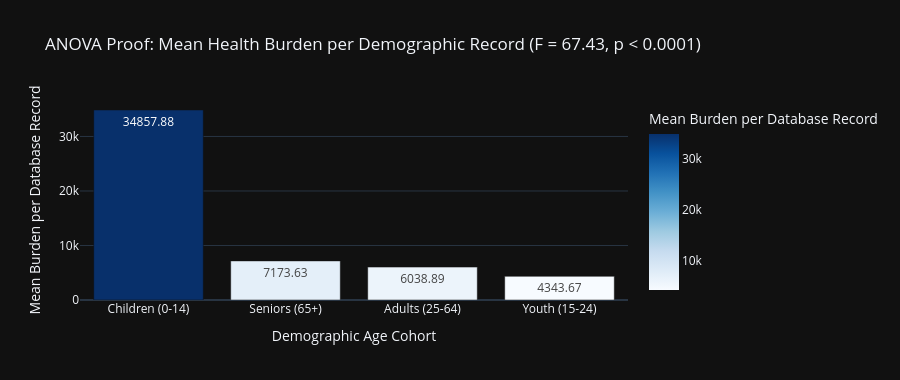

The notebook cell this image was saved under:
### Markdown cell above
### 4.3 One-Way ANOVA: Variance Across Demographic Age Groups
We test whether the variance in disease burden across our four age categories is statistically real or due to random sampling chance.

### Code cell
# Prepare groups for One-Way ANOVA
age_groups = [group['val'].values for name, group in df.groupby('age_category')]
f_stat_age, p_val_age = stats.f_oneway(*age_groups)

print("=== One-Way ANOVA Test: Age Group Stratification ===")
print(f"ANOVA F-statistic: {f_stat_age:.4f}")
print(f"p-value:           {p_val_age:.4e}")
print(f"Conclusion:        {'Highly Statistically Significant (p < 0.0001)' if p_val_age < 0.0001 else 'Not Significant'}")

# Graph: Bar chart of average burden per record by Age Category
age_mean_df = df.groupby('age_category')['val'].mean().reset_index().sort_values(by='val', ascending=False)
fig_anova = px.bar(age_mean_df, x='age_category', y='val', color='val',
                   title=f"ANOVA Proof: Mean Health Burden per Demographic Record (F = {f_stat_age:.2f}, p < 0.0001)",
                   labels={'val': 'Mean Burden per Database Record', 'age_category': 'Demographic Age Cohort'},
                   color_continuous_scale="Blues", text_auto='.2f')
fig_anova.update_layout(height=380, showlegend=False)
fig_anova.show()

### Figure 1 — Plotly figure (JSON) as saved in the notebook; plotly's stock layout.template omitted (floating-point values rounded to 4 significant figures)
{"data": [{"hovertemplate": "Demographic Age Cohort=%{x}<br>Mean Burden per Database Record=%{marker.color}<extra></extra>", "legendgroup": "", "marker": {"color": [34860.0, 7174.0, 6039.0, 4344.0], "coloraxis": "coloraxis", "pattern": {"shape": ""}}, "name": "", "orientation": "v", "showlegend": false, "textposition": "auto", "texttemplate": "%{y:.2f}", "type": "bar", "x": ["Children (0-14)", "Seniors (65+)", "Adults (25-64)", "Youth (15-24)"], "xaxis": "x", "y": [34860.0, 7174.0, 6039.0, 4344.0], "yaxis": "y"}], "layout": {"barmode": "relative", "coloraxis": {"autocolorscale": false, "colorbar": {"title": {"text": "Mean Burden per Database Record"}}, "colorscale": [[0, "rgb(247,251,255)"], [0.125, "rgb(222,235,247)"], [0.25, "rgb(198,219,239)"], [0.375, "rgb(158,202,225)"], [0.5, "rgb(107,174,214)"], [0.625, "rgb(66,146,198)"], [0.75, "rgb(33,113,181)"], [0.875, "rgb(8,81,156)"], [1, "rgb(8,48,107)"]]}, "height": 380, "legend": {"tracegroupgap": 0}, "showlegend": false, "title": {"text": "ANOVA Proof: Mean Health Burden per Demographic Record (F = 67.43, p < 0.0001)"}, "xaxis": {"anchor": "y", "domain": [0, 1], "title": {"text": "Demographic Age Cohort"}}, "yaxis": {"anchor": "x", "domain": [0, 1], "title": {"text": "Mean Burden per Database Record"}}}}
